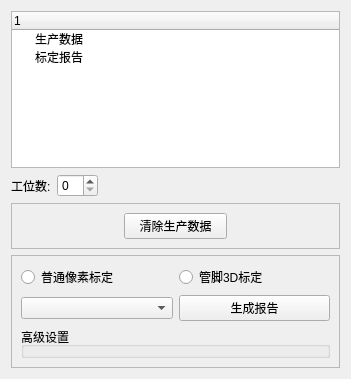
<?xml version="1.0" encoding="UTF-8"?>
<ui version="4.0">
 <class>CtrlWdg</class>
 <widget class="QWidget" name="CtrlWdg">
  <property name="geometry">
   <rect>
    <x>0</x>
    <y>0</y>
    <width>351</width>
    <height>379</height>
   </rect>
  </property>
  <property name="minimumSize">
   <size>
    <width>0</width>
    <height>0</height>
   </size>
  </property>
  <property name="windowTitle">
   <string>CtrlWdg</string>
  </property>
  <layout class="QGridLayout" name="gridLayout_3">
   <item row="0" column="0">
    <widget class="QTreeWidget" name="treeWidget">
     <column>
      <property name="text">
       <string>1</string>
      </property>
     </column>
     <item>
      <property name="text">
       <string>生产数据</string>
      </property>
     </item>
     <item>
      <property name="text">
       <string>标定报告</string>
      </property>
     </item>
    </widget>
   </item>
   <item row="1" column="0">
    <layout class="QHBoxLayout" name="horizontalLayout">
     <item>
      <widget class="QLabel" name="lb_stNum">
       <property name="text">
        <string>工位数:</string>
       </property>
      </widget>
     </item>
     <item>
      <widget class="QSpinBox" name="sp_stNum"/>
     </item>
     <item>
      <spacer name="horizontalSpacer_4">
       <property name="orientation">
        <enum>Qt::Horizontal</enum>
       </property>
       <property name="sizeHint" stdset="0">
        <size>
         <width>40</width>
         <height>20</height>
        </size>
       </property>
      </spacer>
     </item>
    </layout>
   </item>
   <item row="2" column="0">
    <widget class="QFrame" name="frame_clearData">
     <property name="frameShape">
      <enum>QFrame::StyledPanel</enum>
     </property>
     <property name="frameShadow">
      <enum>QFrame::Raised</enum>
     </property>
     <layout class="QGridLayout" name="gridLayout" columnstretch="1,1,1">
      <item row="0" column="0">
       <spacer name="horizontalSpacer_2">
        <property name="orientation">
         <enum>Qt::Horizontal</enum>
        </property>
        <property name="sizeHint" stdset="0">
         <size>
          <width>40</width>
          <height>20</height>
         </size>
        </property>
       </spacer>
      </item>
      <item row="0" column="1">
       <widget class="QPushButton" name="bt_clearData">
        <property name="text">
         <string>清除生产数据</string>
        </property>
       </widget>
      </item>
      <item row="0" column="2">
       <spacer name="horizontalSpacer_3">
        <property name="orientation">
         <enum>Qt::Horizontal</enum>
        </property>
        <property name="sizeHint" stdset="0">
         <size>
          <width>131</width>
          <height>20</height>
         </size>
        </property>
       </spacer>
      </item>
     </layout>
    </widget>
   </item>
   <item row="3" column="0">
    <widget class="QFrame" name="frame_calibReport">
     <property name="frameShape">
      <enum>QFrame::StyledPanel</enum>
     </property>
     <property name="frameShadow">
      <enum>QFrame::Raised</enum>
     </property>
     <layout class="QGridLayout" name="gridLayout_4">
      <item row="0" column="0">
       <layout class="QGridLayout" name="gridLayout_2">
        <item row="0" column="0">
         <widget class="QRadioButton" name="rb_st_normal">
          <property name="text">
           <string>普通像素标定</string>
          </property>
         </widget>
        </item>
        <item row="0" column="1">
         <widget class="QRadioButton" name="rb_st_3D">
          <property name="text">
           <string>管脚3D标定</string>
          </property>
         </widget>
        </item>
        <item row="1" column="0">
         <widget class="QComboBox" name="cb_stIdx"/>
        </item>
        <item row="1" column="1">
         <widget class="QPushButton" name="bt_genCalibReport">
          <property name="text">
           <string>生成报告</string>
          </property>
         </widget>
        </item>
       </layout>
      </item>
      <item row="1" column="0">
       <widget class="QGroupBox" name="gb_advance">
        <property name="title">
         <string>高级设置</string>
        </property>
       </widget>
      </item>
     </layout>
    </widget>
   </item>
  </layout>
 </widget>
 <resources/>
 <connections/>
</ui>
